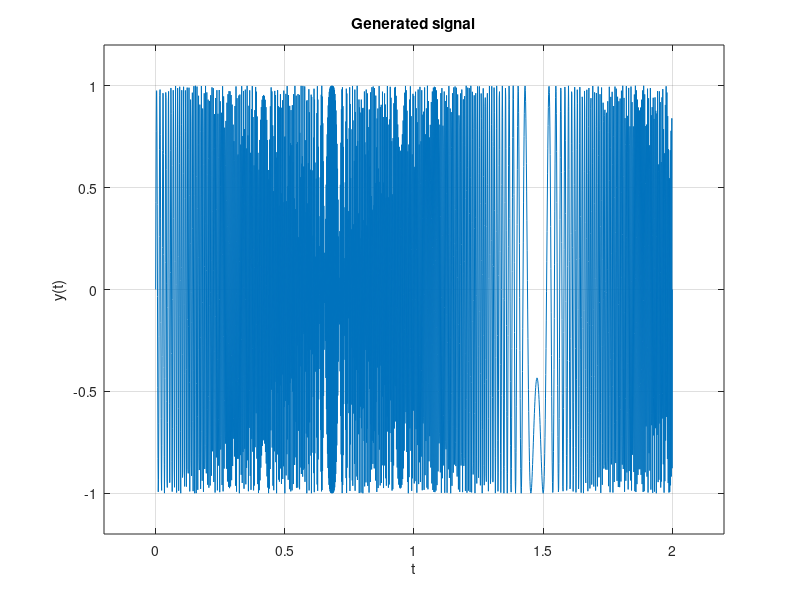

Write MATLAB code to recreate this figure. (Note: this script raises an error after producing the figure.)
t = 0:0.001:2;
f_in_start = 70;
f_in_end = 700;
f_in = linspace(f_in_start, f_in_end, length(t));
y = sin(2*pi * f_in .* t);
plot(t,y);
ylabel('y(t)');
xlabel('t');
title('Generated signal');
xlim([-0.2 2.2]);
ylim([-1.2 1.2]);
grid on

figure()
pspectrum(y,1e3,'spectrogram','TimeResolution',0.1,'OverlapPercent',99,'Leakage',0.85);


